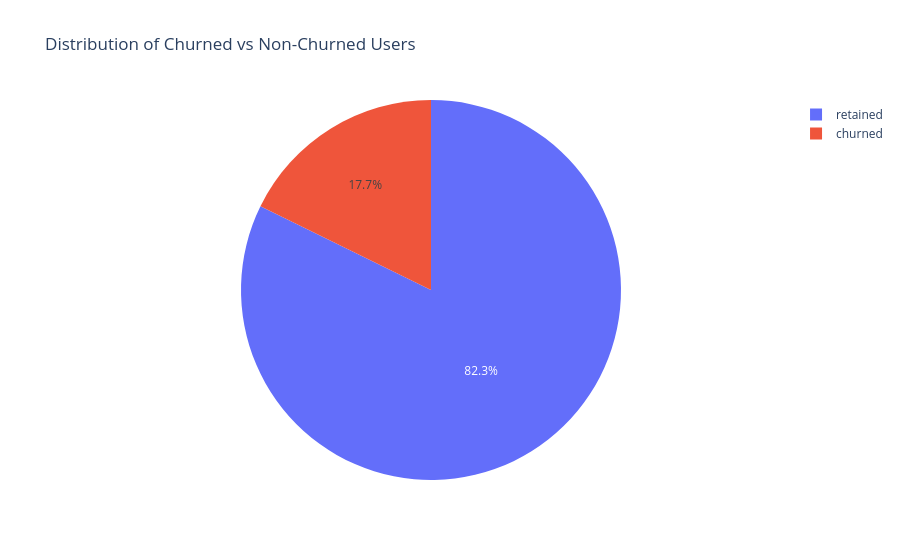

Write notebook code for a chart like this one.
### Code cell
px.pie(df, names='label', title='Distribution of Churned vs Non-Churned Users')

### Figure 1 — Plotly figure (JSON) as saved in the notebook; plotly's stock layout.template omitted (floating-point values rounded to 4 significant figures; data arrays with more than 128 entries replaced by an {"elided": "..."} marker saying what was removed)
{"data": [{"domain": {"x": [0, 1], "y": [0, 1]}, "hovertemplate": "label=%{label}<extra></extra>", "labels": {"elided": "14299 str values"}, "legendgroup": "", "name": "", "showlegend": true, "type": "pie"}], "layout": {"legend": {"tracegroupgap": 0}, "title": {"text": "Distribution of Churned vs Non-Churned Users"}}}
